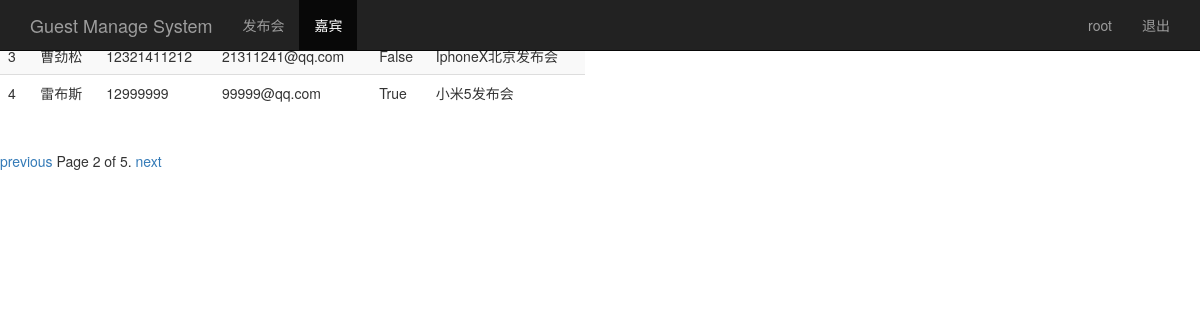
The app's page /guest_manage/?page=2 (signed in), older data.
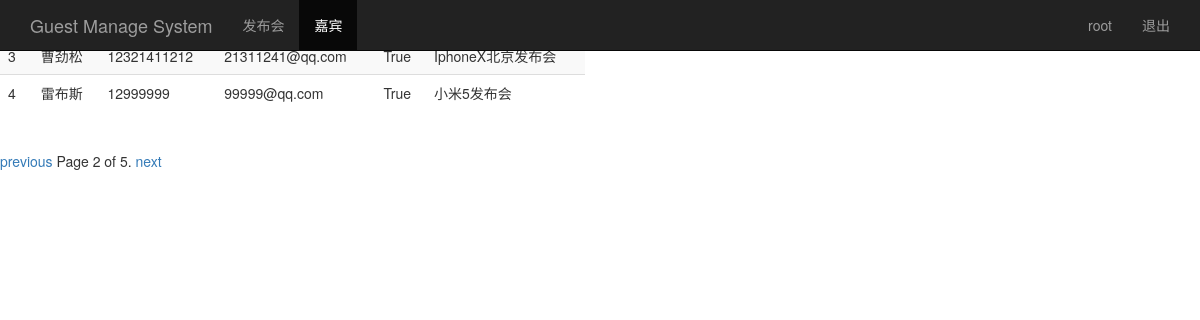
The same page, newer data.
### sign/models.py (models this page shows, shortened)
class Guest(models.Model):
    event = models.ForeignKey(Event)             # 关联发布会ID
    realname = models.CharField(max_length=64)  # 姓名
    phone = models.CharField(max_length=16)     # 手机号
    email = models.EmailField()                 # 邮箱
    sign = models.BooleanField()                # 签到状态
    create_time = models.DateTimeField(auto_now=True)  # 创建时间
    class Meta:
        unique_together = ("event","phone")

class Event(models.Model):
    name = models.CharField(max_length=100)             # 发布会标题
    limit = models.IntegerField()                       # 人数
    status = models.BooleanField()                      # 状态
    address = models.CharField(max_length=200)          # 地址
    start_time = models.DateTimeField('events_time')    # 发布会时间
    create_time = models.DateTimeField(auto_now=True)   # 自动创建时间
    def __unicode__(self):
        return self.name

### sign/views.py (the view)
# urls.py: url(r'^guest_manage/$', views.guest_manage),
@login_required
def guest_manage(request):
    username =request.session.get('user', '')
    guest_list = Guest.objects.all()
    paginator = Paginator(guest_list,2) # 每页显示2条数据
    page = request.GET.get('page')
    try:
        contacts = paginator.page(page)
    except PageNotAnInteger:
        contacts = paginator.page(1)
    except EmptyPage:
        contacts = paginator.page(paginator.num_pages)
    return render(request, "guest_manage.html", {"user":username, "guests":contacts})

### templates/guest_manage.html (shortened to what this page needs)
<!DOCTYPE html>
<html lang="zh-CN">
<head>
    {% load bootstrap3 %}
    {% bootstrap_css %}
</head>
<body>
<nav class="navbar navbar-inverse navbar-fixed-top">
    <div class="container">
        <div class="navbar-header">
            <a class="navbar-brand" href="/guest_manage/">Guest Manage System</a>
        </div>
        <div id="navbar" class="collapse navbar-collapse">
            <ul class="nav navbar-nav">
                <li><a href="/event_manage/">发布会</a></li>
                <li class="active"><a href="#about">嘉宾</a></li>
            </ul>
            <ul class="nav navbar-nav navbar-right">
                <li><a href="#">{{user}}</a></li>
                <li><a href="/logout/">退出</a></li>
            </ul>
        </div>
    </div>
</nav>
<div class="row">
    <div class="col-md-6">
        <table class="table table-striped">
            <thead>
            <tr>
                <th>id</th>
                <th>名称</th>
                <th>手机</th>
                <th>Email</th>
                <th>签到</th>
                <th>发布会id</th>
            </tr>
            </thead>
            <tbody>
            {% for guest in guests %}
                <tr>
                    <td>{{ guest.id }}</td>
                    <td>{{ guest.realname }}</td>
                    <td>{{ guest.phone }}</td>
                    <td>{{ guest.email }}</td>
                    <td>{{ guest.sign }}</td>
                    <td>{{ guest.event }}</td>
                </tr>
            {% endfor %}
            </tbody>
        </table>
    </div>
</div>
<div class="pagination">
      <span class="step-links">
        {% if guests.has_previous %}
            <a href="?page={{ guests.previous_page_number }}">previous</a>
        {% endif %}
          <span class="current">
            Page {{ guests.number }} of {{ guests.paginator.num_pages }}.
          </span>
          {% if guests.has_next %}
              <a href="?page={{ guests.next_page_number }}">next</a>
          {% endif %}
      </span>
</div>
</body>
</html>

Row changes from the older to the newer data that the page shows:
changed Guest "曹劲松": sign "False" → "True"
